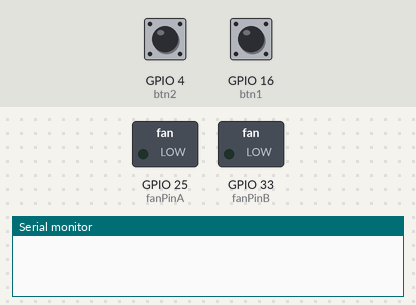
The sketch below on a simulated ESP32. On the bench: switched loads named in the sketch (green lamp = pin HIGH), the last lines printed to the serial monitor. The test bench sets the inputs (shaded band); at power-on: GPIO 16 (btn1) HIGH, GPIO 4 (btn2) LOW.

Above: at 1.2 s.
1.3 s: GPIO 16 (btn1) pulled LOW for 0.15 s
At 1.8 s:
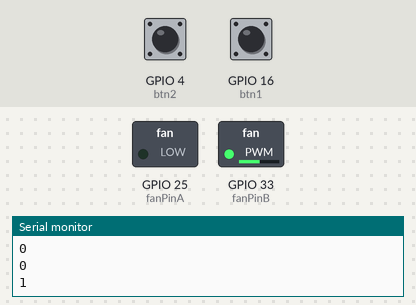
2.9 s: GPIO 4 (btn2) driven HIGH and GPIO 16 (btn1) driven LOW
At 3.3 s:
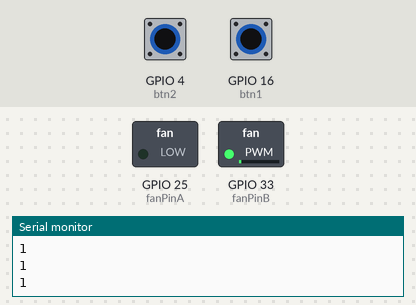
4.4 s: GPIO 4 (btn2) driven LOW
At 4.9 s:
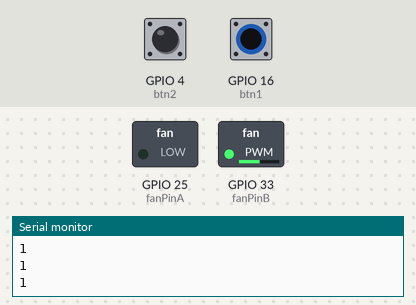
5.9 s: GPIO 4 (btn2) pulsed HIGH 2 times (0.12 s each, 0.3 s apart)
8.9 s: GPIO 4 (btn2) driven HIGH
At 10.3 s:
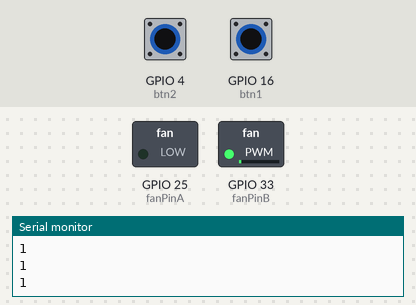
Timing chart, 0 to 11.4 s (numbered marks = the images above; inputs shaded):
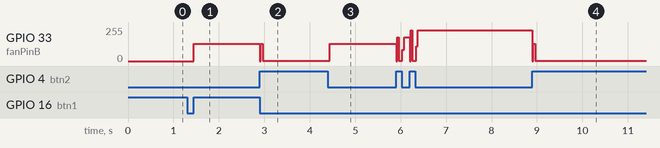

The sketch:

pj7_2_btn_fan.ino
```cpp
#include <analogWrite.h>
#define fanPinA 25
#define fanPinB 33
#define btn1 16
int btn_count = 0; //Used to count the clicked button times
#define btn2 4
int btn_count2 = 0;
int speed_val = 130; //Define the speed variables

void setup() {
  Serial.begin(9600);
  pinMode(btn1, INPUT);
  pinMode(btn2, INPUT);
  pinMode(fanPinA, OUTPUT);
  pinMode(fanPinB, OUTPUT);
}

void loop() {
  boolean btn1_val = digitalRead(btn1);
  if(btn1_val == 0) //If the button is pressed
  {
    delay(10);  //Delay 10ms to eliminate button jitter
    if(btn1_val == 0) //Make sure the button is pressed again
    {
      boolean btn_state = 1;
      while(btn_state == 1) //Loop indefinitely until the button is released
      {
        boolean btn_val = digitalRead(btn1);
        if(btn_val == 1)  //If the button is released
          btn_count++;    //Automatically increments by 1 to count the clicked button times
          Serial.println(btn_count);
          btn_state = 0;  //The button is released and exits the loop
        }
      }
    }
    boolean value = btn_count % 2; //Take the remainder of the value, you will get 0 or 1
    while(value == 1)
    {
      //Serial.println("on");
      digitalWrite(fanPinA, LOW); //pwm = 0
      analogWrite(fanPinB, speed_val);

      boolean btn2_val = digitalRead(btn2);
      if(btn2_val == 0)
      {
        delay(10);
        if(btn2_val == 0)
        {
          boolean btn_state2 = 1;
          while(btn_state2 == 1)
          {
            boolean btn2_val = digitalRead(btn2);
            if(btn2_val == 1)
            {
              btn_count2++;
              if(btn_count2 > 3)
              {
                btn_count2 = 1;
              }
              switch(btn_count2)
              {
                case 1: speed_val = 130; Serial.println(speed_val);break;  //Adjust the speed
                case 2: speed_val = 180; Serial.println(speed_val);break;
                case 3: speed_val = 230; Serial.println(speed_val);break;
              }
              btn_state2 = 0;
            }
          }
        }
      }
      boolean btn1_val = digitalRead(btn1);
      if(btn1_val == 0) //If the button is pressed
      {
        digitalWrite(fanPinA, LOW); //pwm = 0
        analogWrite(fanPinB, 0);
        value = 0;  //Exit the loop
      }

    }
}
```

Measured:
- after the input at 1.3 s, GPIO 33 (fanPinB): 0/255 → 130/255 after 0.15 s
- after the input at 2.9 s, GPIO 33 (fanPinB): 130/255 → 1/255 at once
- after the input at 4.4 s, GPIO 33 (fanPinB): 1/255 → 130/255 at once
- after the input at 8.9 s, GPIO 33 (fanPinB): 230/255 → 1/255 at once
